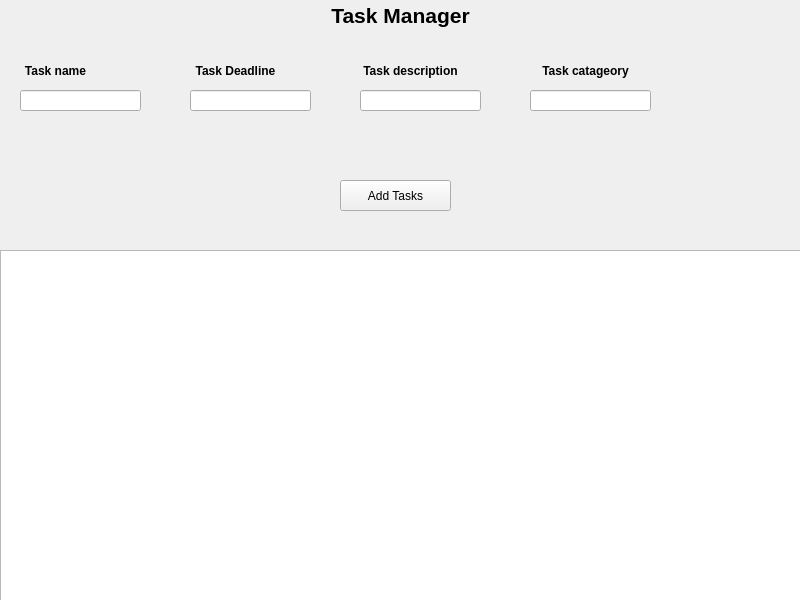
<?xml version="1.0" encoding="UTF-8"?>
<ui version="4.0">
 <class>MainWindow</class>
 <widget class="QMainWindow" name="MainWindow">
  <property name="geometry">
   <rect>
    <x>0</x>
    <y>0</y>
    <width>800</width>
    <height>600</height>
   </rect>
  </property>
  <property name="windowTitle">
   <string>MainWindow</string>
  </property>
  <widget class="QWidget" name="centralwidget">
   <widget class="QLabel" name="header">
    <property name="geometry">
     <rect>
      <x>0</x>
      <y>0</y>
      <width>801</width>
      <height>31</height>
     </rect>
    </property>
    <property name="font">
     <font>
      <pointsize>16</pointsize>
      <weight>75</weight>
      <bold>true</bold>
     </font>
    </property>
    <property name="text">
     <string>Task Manager</string>
    </property>
    <property name="alignment">
     <set>Qt::AlignCenter</set>
    </property>
   </widget>
   <widget class="QLineEdit" name="tsknm">
    <property name="geometry">
     <rect>
      <x>20</x>
      <y>90</y>
      <width>121</width>
      <height>21</height>
     </rect>
    </property>
   </widget>
   <widget class="QLineEdit" name="tskdln">
    <property name="geometry">
     <rect>
      <x>190</x>
      <y>90</y>
      <width>121</width>
      <height>21</height>
     </rect>
    </property>
   </widget>
   <widget class="QLineEdit" name="tskdes">
    <property name="geometry">
     <rect>
      <x>360</x>
      <y>90</y>
      <width>121</width>
      <height>21</height>
     </rect>
    </property>
   </widget>
   <widget class="QLineEdit" name="tskctg">
    <property name="geometry">
     <rect>
      <x>530</x>
      <y>90</y>
      <width>121</width>
      <height>21</height>
     </rect>
    </property>
   </widget>
   <widget class="QLabel" name="tsknmlab">
    <property name="geometry">
     <rect>
      <x>20</x>
      <y>60</y>
      <width>71</width>
      <height>21</height>
     </rect>
    </property>
    <property name="font">
     <font>
      <weight>75</weight>
      <bold>true</bold>
     </font>
    </property>
    <property name="text">
     <string>Task name</string>
    </property>
    <property name="alignment">
     <set>Qt::AlignCenter</set>
    </property>
   </widget>
   <widget class="QLabel" name="tskdlnlab">
    <property name="geometry">
     <rect>
      <x>190</x>
      <y>60</y>
      <width>91</width>
      <height>21</height>
     </rect>
    </property>
    <property name="font">
     <font>
      <weight>75</weight>
      <bold>true</bold>
     </font>
    </property>
    <property name="text">
     <string>Task Deadline</string>
    </property>
    <property name="alignment">
     <set>Qt::AlignCenter</set>
    </property>
   </widget>
   <widget class="QLabel" name="tskdeslab">
    <property name="geometry">
     <rect>
      <x>360</x>
      <y>60</y>
      <width>101</width>
      <height>21</height>
     </rect>
    </property>
    <property name="font">
     <font>
      <weight>75</weight>
      <bold>true</bold>
     </font>
    </property>
    <property name="text">
     <string>Task description</string>
    </property>
    <property name="alignment">
     <set>Qt::AlignCenter</set>
    </property>
   </widget>
   <widget class="QLabel" name="tskctglab">
    <property name="geometry">
     <rect>
      <x>540</x>
      <y>60</y>
      <width>91</width>
      <height>21</height>
     </rect>
    </property>
    <property name="font">
     <font>
      <weight>75</weight>
      <bold>true</bold>
     </font>
    </property>
    <property name="text">
     <string>Task catageory</string>
    </property>
    <property name="alignment">
     <set>Qt::AlignCenter</set>
    </property>
   </widget>
   <widget class="QPushButton" name="addbtn">
    <property name="geometry">
     <rect>
      <x>340</x>
      <y>180</y>
      <width>111</width>
      <height>31</height>
     </rect>
    </property>
    <property name="text">
     <string>Add Tasks</string>
    </property>
   </widget>
   <widget class="QListWidget" name="tsklist">
    <property name="geometry">
     <rect>
      <x>0</x>
      <y>250</y>
      <width>801</width>
      <height>351</height>
     </rect>
    </property>
   </widget>
  </widget>
 </widget>
 <resources/>
 <connections/>
</ui>
